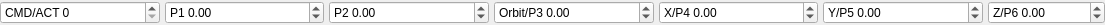
<?xml version="1.0" encoding="UTF-8"?>
<ui version="4.0">
 <class>QGCCustomWaypointAction</class>
 <widget class="QWidget" name="QGCCustomWaypointAction">
  <property name="geometry">
   <rect>
    <x>0</x>
    <y>0</y>
    <width>1105</width>
    <height>25</height>
   </rect>
  </property>
  <property name="windowTitle">
   <string>Form</string>
  </property>
  <layout class="QHBoxLayout" name="horizontalLayout" stretch="10,10,10,10,10,10,0">
   <property name="spacing">
    <number>5</number>
   </property>
   <property name="margin">
    <number>0</number>
   </property>
   <item>
    <widget class="QSpinBox" name="commandSpinBox">
     <property name="prefix">
      <string>CMD/ACT </string>
     </property>
     <property name="minimum">
      <number>0</number>
     </property>
     <property name="maximum">
      <number>255</number>
     </property>
     <property name="value">
      <number>0</number>
     </property>
    </widget>
   </item>
   <item>
    <widget class="QDoubleSpinBox" name="param1SpinBox">
     <property name="prefix">
      <string>P1 </string>
     </property>
     <property name="minimum">
      <double>-2147483647.000000000000000</double>
     </property>
     <property name="maximum">
      <double>2147483647.000000000000000</double>
     </property>
    </widget>
   </item>
   <item>
    <widget class="QDoubleSpinBox" name="param2SpinBox">
     <property name="prefix">
      <string>P2 </string>
     </property>
     <property name="minimum">
      <double>-2147483647.000000000000000</double>
     </property>
     <property name="maximum">
      <double>2147483647.000000000000000</double>
     </property>
    </widget>
   </item>
   <item>
    <widget class="QDoubleSpinBox" name="param3SpinBox">
     <property name="prefix">
      <string>Orbit/P3 </string>
     </property>
     <property name="minimum">
      <double>-2147483647.000000000000000</double>
     </property>
     <property name="maximum">
      <double>2147483647.000000000000000</double>
     </property>
    </widget>
   </item>
   <item>
    <widget class="QDoubleSpinBox" name="param4SpinBox">
     <property name="prefix">
      <string>X/P4 </string>
     </property>
     <property name="minimum">
      <double>-2147483647.000000000000000</double>
     </property>
     <property name="maximum">
      <double>2147483647.000000000000000</double>
     </property>
    </widget>
   </item>
   <item>
    <widget class="QDoubleSpinBox" name="param5SpinBox">
     <property name="prefix">
      <string>Y/P5 </string>
     </property>
     <property name="minimum">
      <double>-2147483647.000000000000000</double>
     </property>
     <property name="maximum">
      <double>2147483647.000000000000000</double>
     </property>
    </widget>
   </item>
   <item>
    <widget class="QDoubleSpinBox" name="param6SpinBox">
     <property name="prefix">
      <string>Z/P6 </string>
     </property>
     <property name="minimum">
      <double>-2147483647.000000000000000</double>
     </property>
     <property name="maximum">
      <double>2147483647.000000000000000</double>
     </property>
    </widget>
   </item>
  </layout>
 </widget>
 <resources/>
 <connections/>
</ui>
